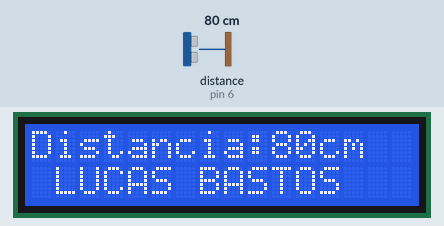
Bench run of a sketch on a simulated Arduino Uno, built with avr-gcc and run on an emulated ATmega328P. Shown: 16×2 character LCD. Wiring (inferred from the names in the program): ultrasonic range finder: trigger pin 5; echo pin 6. The test bench sets the inputs (shaded band); at power-on: distance to the obstacle (sensor on pin 6) 80 cm. The echo pulse lasts 58.3 µs per cm.

Above: at 1.2 s.
1.3 s: distance to the obstacle (sensor on pin 6) set to 2 cm
At 2.0 s:
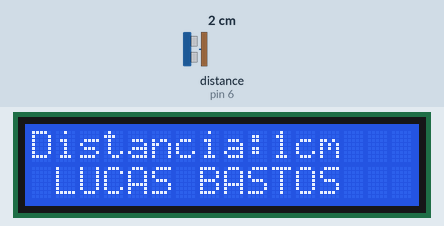
2.9 s: distance to the obstacle (sensor on pin 6) set to 18 cm
At 4.3 s:
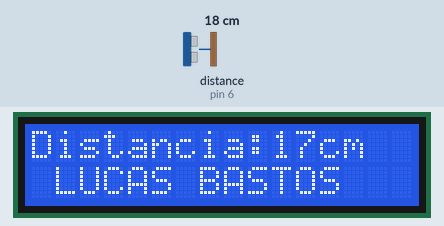
5.9 s: distance to the obstacle (sensor on pin 6) set to 4 cm
At 7.0 s:
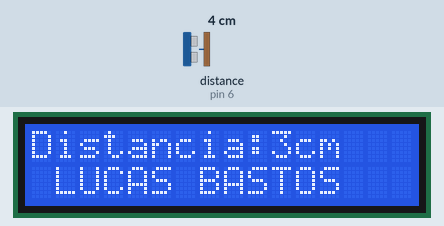
Timing chart, 0 to 8.9 s (numbered marks = the images above; inputs shaded):
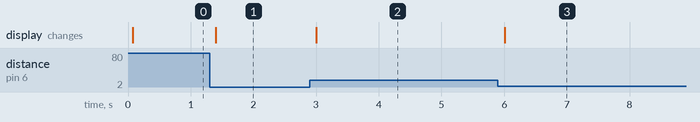

Measured:
- after the input at 1.3 s, the display: changes after 0.10 s (image 1)
- after the input at 2.9 s, the display: changes after 0.10 s (image 2)
- after the input at 5.9 s, the display: changes after 0.11 s (image 3)

The sketch:

Ultrassom_e_LCD.ino
```cpp
/******************************************************************************************************
*  Programa exemplo para uso do Sensor de Ultrasom HC-SR04 - MSS Eletrônica                           *
*  Produto: Sensor de Ultrasom HC-SR04 (http://www.msseletronica.com/loja/detalhes.php?urlid=)                                                               *
*  Desenvolvedor: Misael                                                                              *
*  Data: 31/10/2012                                                                                   *
*                                                                                                     *
*  Objetivo: Usar o sensor HC-SR04 para fazer a leitura de distância e mostrar em um LCD 16x2         *
*  Biblioteca usada: LiquidCrystal.h                                                                  *
*  Referencia para a Biblioteca: http://arduino.cc/en/Reference/LiquidCrystal                         *
*******************************************************************************************************/

/******************************************************************************************************
*  Informação sobre o programa:                                                                       *
*                                                                                                     *
*  Pinos usados para o LCD:                                                                           *
*    2 -> RS do LCD                                                                                   *
*    4 -> EN do LCD                                                                                   *
*    7 -> D4 do LCD                                                                                   *
*    8 -> D5 do LCD                                                                                   *
*    12 -> D6 do LCD                                                                                  *
*    13 -> D7 do LCD                                                                                  *
*    Você deve alimentar o LCD                                                                        *
*    Ligar um Potenciômetro/trimpot ao pino VO do LCD para controlar o contraste                      *
*    Ligar o R/W do LCD ao GND                                                                        *
*    Ligar os pinos D0, D1, D2, D3 do LCD ao GND                                                      *
*                                                                                                     *
*  Pinos usados para o Sensor de Ultrasom:                                                            *
*    5 -> Trig (Pino para disparo do sensor)                                                          *
*    6 -> Echo (Pino em que recebemos a resposta do sensor)                                           *
*    Você deve alimentar o sensor: Ligue VCC ao Pino 5V e o GND ao GND                                *
*******************************************************************************************************/
//Para melhores informações sobre o sensor HC-SR04, consulte o datasheet

//Para informações sobre a Biblioteca LiquidCrystal.h, vá na guia Help/Reference/Libraries/LiquidCrystal
#include <LiquidCrystal.h> //Incluindo a biblioteca para acionamento do LCD 16x2

LiquidCrystal lcd(8, 9, 10, 11, 12, 13);//Configurando os pinos que estão conectados ao LCD
//2 -> RS do LCD, 4 -> EN do LCD, 7 -> D4 do LCD, 8 -> D5 do LCD, 12 -> D6 do LCD, 13 -> D7 do LCD

//Declaração de variaveis
int pinTrig = 5;//Pino que deve ser conectado ao pino "Trig" do sensor de Ultrasom
int pinEcho = 6;//Pino que deve ser conectado ao pino "Echo" do sensor de Ultrasom

unsigned long tempo = 0;//Variável para armazenar o tempo da resposta do sensor
unsigned long distancia = 0;//Variável para receber a distância convertida em milimetros (mm)

//Rotina de configurações iniciais do programa
void setup() {

  lcd.begin(16, 2);//Inicializa a biblioteca para trabalhar com display de 16 caracteres por 2 linhas (16x2)

  pinMode(pinTrig,OUTPUT);
  pinMode(pinEcho,INPUT);
 }

// the loop routine runs over and over again forever:
void loop() {

  digitalWrite(pinTrig,HIGH);
  delayMicroseconds(20);
  digitalWrite(pinTrig,LOW);
  tempo = pulseIn(pinEcho, HIGH);
  distancia = tempo / 58;

  lcd.clear();
  //lcd.setCursor(caracter, linha);
  lcd.setCursor(0, 0);
  lcd.print("Distancia:");

  if(distancia > 4000)
    {
    lcd.print("Limite");
    }
    else
      {
      lcd.print(distancia);
      lcd.print("cm");
      }

  lcd.setCursor(1, 1);//Coloca o display na Segunda coluna e Segundo caracter
  lcd.print("LUCAS BASTOS");//Escreve a mensagem no LCD
  delay(100);

}
```
